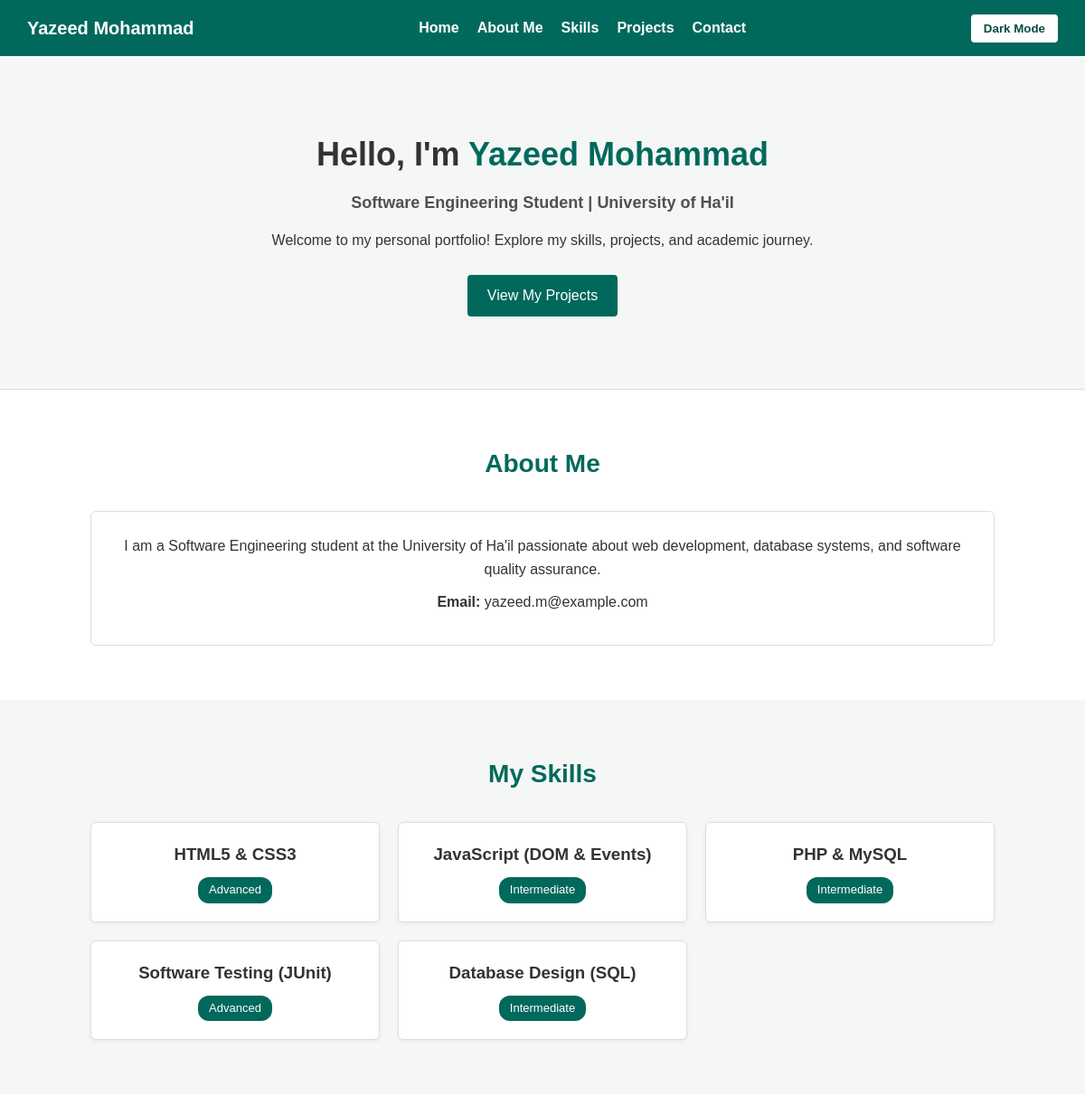
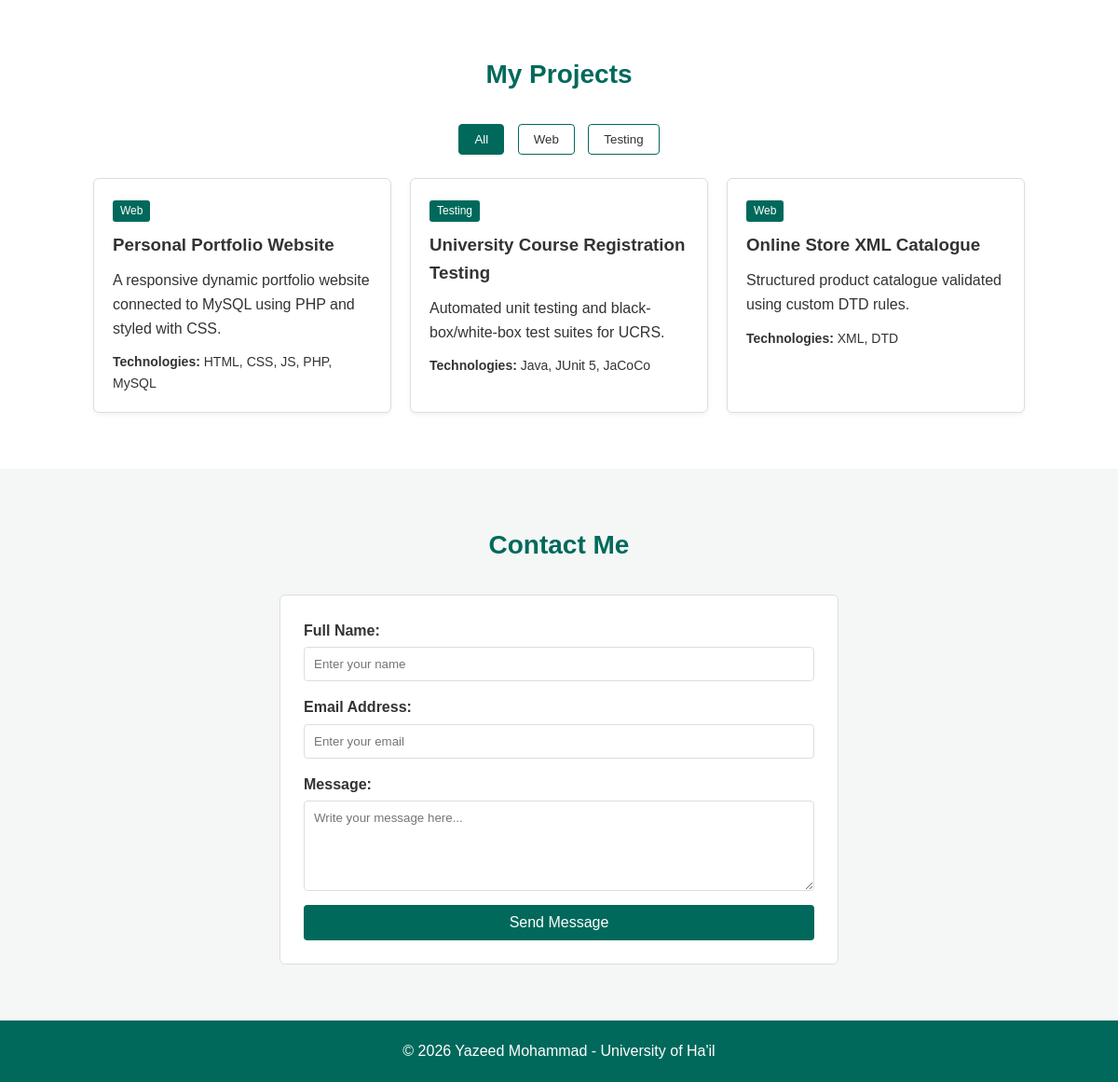
The page / on the database its author committed (2 pictures, top to bottom).
### tables this page shows
CREATE TABLE IF NOT EXISTS profile_info (
    id INT(11) AUTO_INCREMENT PRIMARY KEY,
    full_name VARCHAR(100) NOT NULL,
    job_title VARCHAR(100) NOT NULL,
    welcome_msg TEXT NOT NULL,
    about_text TEXT NOT NULL,
    email VARCHAR(100) NOT NULL,
    university VARCHAR(100) NOT NULL
);

CREATE TABLE IF NOT EXISTS skills (
    id INT(11) AUTO_INCREMENT PRIMARY KEY,
    skill_name VARCHAR(100) NOT NULL,
    skill_level VARCHAR(50) NOT NULL
);

CREATE TABLE IF NOT EXISTS projects (
    id INT(11) AUTO_INCREMENT PRIMARY KEY,
    title VARCHAR(150) NOT NULL,
    category VARCHAR(50) NOT NULL,
    description TEXT NOT NULL,
    tech_used VARCHAR(150) NOT NULL
);

### index.php (the view, shortened to what this page needs)
<?php
include 'db_connect.php';
$profile_sql = "SELECT * FROM profile_info LIMIT 1";
$profile_result = $conn->query($profile_sql);
$profile = ($profile_result && $profile_result->num_rows > 0) ? $profile_result->fetch_assoc() : [
    'full_name' => 'Yazeed Mohammad',
    'job_title' => 'Software Engineering Student',
    'welcome_msg' => 'Welcome to my personal portfolio!',
    'about_text' => 'Student at University of Ha\'il.',
    'email' => 'student@uoh.edu.sa',
    'university' => 'University of Ha\'il'
];
?>
<!DOCTYPE html>
<html lang="en">
<head>
    <link rel="stylesheet" href="style.css">
</head>
<body>
    <nav class="navbar">
        <div class="logo"><?php echo htmlspecialchars($profile['full_name']); ?></div>
        <ul class="nav-links">
            <li><a href="#home">Home</a></li>
            <li><a href="#about">About Me</a></li>
            <li><a href="#skills">Skills</a></li>
            <li><a href="#projects">Projects</a></li>
            <li><a href="#contact">Contact</a></li>
        </ul>
        <button id="themeToggle" class="theme-btn" onclick="toggleDarkMode()">Dark Mode</button>
    </nav>
    <header id="home" class="hero-section">
        <div class="container">
            <h1>Hello, I'm <span><?php echo htmlspecialchars($profile['full_name']); ?></span></h1>
            <h3><?php echo htmlspecialchars($profile['job_title']); ?> | <?php echo htmlspecialchars($profile['university']); ?></h3>
            <p><?php echo htmlspecialchars($profile['welcome_msg']); ?></p>
            <a href="#projects" class="btn">View My Projects</a>
        </div>
    </header>
    <section id="about" class="section">
        <div class="container">
            <h2 class="section-title">About Me</h2>
            <div class="about-card">
                <p><?php echo htmlspecialchars($profile['about_text']); ?></p>
                <p><strong>Email:</strong> <?php echo htmlspecialchars($profile['email']); ?></p>
            </div>
        </div>
    </section>
    <section id="skills" class="section bg-alt">
        <div class="container">
            <h2 class="section-title">My Skills</h2>
            <div class="grid-container">
                <?php
                $skills_sql = "SELECT skill_name, skill_level FROM skills";
                $skills_result = $conn->query($skills_sql);
                if ($skills_result && $skills_result->num_rows > 0) {
                    while ($row = $skills_result->fetch_assoc()) {
                        echo "<div class='card skill-card'>";
                        echo "<h3>" . htmlspecialchars($row['skill_name']) . "</h3>";
                        echo "<span class='badge'>" . htmlspecialchars($row['skill_level']) . "</span>";
                        echo "</div>";
                    }
                } else {
                    echo "<p>No skills found in database.</p>";
                }
                ?>
            </div>
        </div>
    </section>
    <section id="projects" class="section">
        <div class="container">
            <h2 class="section-title">My Projects</h2>
            <div class="filter-buttons">
                <button class="filter-btn active" onclick="filterProjects('all', this)">All</button>
                <button class="filter-btn" onclick="filterProjects('Web', this)">Web</button>
                <button class="filter-btn" onclick="filterProjects('Testing', this)">Testing</button>
            </div>
            <div class="grid-container" id="projectsContainer">
                <?php
                $projects_sql = "SELECT title, category, description, tech_used FROM projects";
                $projects_result = $conn->query($projects_sql);
                if ($projects_result && $projects_result->num_rows > 0) {
                    while ($proj = $projects_result->fetch_assoc()) {
                        $cat = htmlspecialchars($proj['category']);
                        echo "<div class='card project-card' data-category='$cat'>";
                        echo "<span class='category-tag'>$cat</span>";
                        echo "<h3>" . htmlspecialchars($proj['title']) . "</h3>";
                        echo "<p>" . htmlspecialchars($proj['description']) . "</p>";
                        echo "<p class='tech-stack'><strong>Technologies:</strong> " . htmlspecialchars($proj['tech_used']) . "</p>";
                        echo "</div>";
                    }
                } else {
                    echo "<p>No projects found in database.</p>";
                }
                ?>
            </div>
        </div>
    </section>
    <section id="contact" class="section bg-alt">
        <div class="container">
            <h2 class="section-title">Contact Me</h2>
            <form name="contactForm" action="index.php#contact" method="post" onsubmit="return validateContactForm()" class="contact-form">
                <label for="name">Full Name:</label>
                <input type="text" id="name" name="name" placeholder="Enter your name">
                <label for="email">Email Address:</label>
                <input type="text" id="email" name="email" placeholder="Enter your email">
                <label for="message">Message:</label>
                <textarea id="message" name="message" rows="5" placeholder="Write your message here..."></textarea>
                <button type="submit" name="submit_contact" class="btn">Send Message</button>
            </form>
        </div>
    </section>
    <footer>
        <p>&copy; 2026 <?php echo htmlspecialchars($profile['full_name']); ?> - University of Ha'il</p>
    </footer>
</body>
</html>

### style.css (style rules this page uses)
:root { --bg-color: #ffffff; --bg-alt: #f4f7f6; --text-color: #333333; --card-bg: #ffffff; --primary-color: #00695c; --primary-hover: #004d40; --border-color: #dddddd; }
* { box-sizing: border-box; margin: 0; padding: 0; }
html { scroll-behavior: smooth; }
body { font-family: Arial, Helvetica, sans-serif; background-color: var(--bg-color); color: var(--text-color); line-height: 1.6; transition: background-color 0.3s, color 0.3s; }
.navbar { display: flex; justify-content: space-between; align-items: center; background-color: var(--primary-color); color: #ffffff; padding: 15px 30px; position: sticky; top: 0; z-index: 1000; }
.logo { font-size: 20px; font-weight: bold; }
.nav-links { list-style: none; display: flex; gap: 20px; }
.nav-links a { color: #ffffff; text-decoration: none; font-weight: bold; }
.theme-btn { background-color: #ffffff; color: #004d40; border: none; padding: 8px 14px; border-radius: 4px; cursor: pointer; font-weight: bold; }
.hero-section { text-align: center; padding: 80px 20px; background-color: var(--bg-alt); border-bottom: 1px solid var(--border-color); }
.hero-section h1 { font-size: 36px; margin-bottom: 10px; }
.hero-section h1 span { color: var(--primary-color); }
.hero-section h3 { font-size: 18px; margin-bottom: 15px; opacity: 0.85; }
.hero-section p { max-width: 600px; margin: 0 auto 25px auto; }
.btn { display: inline-block; background-color: var(--primary-color); color: #ffffff; padding: 10px 22px; text-decoration: none; border: none; border-radius: 4px; cursor: pointer; font-size: 16px; }
.section { padding: 60px 20px; }
.bg-alt { background-color: var(--bg-alt); }
.container { max-width: 1000px; margin: 0 auto; }
.section-title { text-align: center; font-size: 28px; margin-bottom: 30px; color: var(--primary-color); }
.about-card { background-color: var(--card-bg); padding: 25px; border-radius: 6px; border: 1px solid var(--border-color); text-align: center; }
.about-card p { margin-bottom: 10px; }
.grid-container { display: grid; grid-template-columns: repeat(auto-fit, minmax(260px, 1fr)); gap: 20px; }
.card { background-color: var(--card-bg); padding: 20px; border-radius: 6px; border: 1px solid var(--border-color); box-shadow: 0 2px 5px rgba(0,0,0,0.05); }
.skill-card { text-align: center; }
.badge { display: inline-block; margin-top: 10px; padding: 4px 12px; background-color: var(--primary-color); color: #ffffff; border-radius: 12px; font-size: 13px; }
.category-tag { display: inline-block; background-color: var(--primary-color); color: #ffffff; padding: 2px 8px; font-size: 12px; border-radius: 3px; margin-bottom: 10px; }
.project-card h3 { margin-bottom: 10px; }
.tech-stack { margin-top: 12px; font-size: 14px; }
.filter-buttons { text-align: center; margin-bottom: 25px; }
.filter-btn { padding: 8px 16px; margin: 0 5px; border: 1px solid var(--primary-color); background-color: transparent; color: var(--text-color); border-radius: 4px; cursor: pointer; }
.filter-btn.active, .filter-btn:hover { background-color: var(--primary-color); color: #ffffff; }
.contact-form { max-width: 600px; margin: 0 auto; background-color: var(--card-bg); padding: 25px; border-radius: 6px; border: 1px solid var(--border-color); display: flex; flex-direction: column; }
.contact-form label { margin-bottom: 5px; font-weight: bold; }
.contact-form input, .contact-form textarea { padding: 10px; margin-bottom: 15px; border: 1px solid var(--border-color); border-radius: 4px; background-color: var(--bg-color); color: var(--text-color); font-family: inherit; }
footer { text-align: center; padding: 20px; background-color: var(--primary-color); color: #ffffff; }

### rows shown on the page
profile_info: full_name "Yazeed Mohammad", job_title "Software Engineering Student", university "University of Ha'il", welcome_msg "Welcome to my personal portfolio! Explore my skills, projects, and academic journey.", about_text "I am a Software Engineering student at the University of Ha'il passionate about web development, database systems, and software quality assurance.", email "yazeed.m@example.com"
skills: skill_name "HTML5 & CSS3", skill_level "Advanced"
skills: skill_name "JavaScript (DOM & Events)", skill_level "Intermediate"
skills: skill_name "PHP & MySQL", skill_level "Intermediate"
skills: skill_name "Software Testing (JUnit)", skill_level "Advanced"
skills: skill_name "Database Design (SQL)", skill_level "Intermediate"
projects: category "Web", title "Personal Portfolio Website", description "A responsive dynamic portfolio website connected to MySQL using PHP and styled with CSS.", tech_used "HTML, CSS, JS, PHP, MySQL"
projects: category "Testing", title "University Course Registration Testing", description "Automated unit testing and black-box/white-box test suites for UCRS.", tech_used "Java, JUnit 5, JaCoCo"
projects: category "Web", title "Online Store XML Catalogue", description "Structured product catalogue validated using custom DTD rules.", tech_used "XML, DTD"
